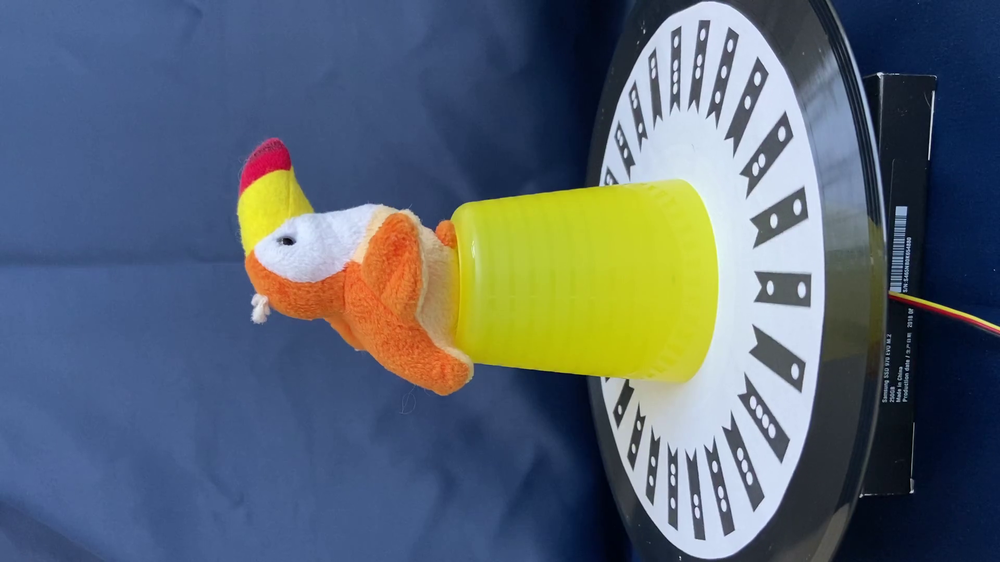
#> input picture assignment1_test_dataset/obj01/000000.png, 1000 x 562 px, shrunk from 1920 x 1080 before the run, found by its file name
$ jupyter execute to_get_binaryimage.ipynb
#> lines starting #> are read from the running program, lines starting #| are printed output that depends on the picture; after the words box and inside, x2 and y2 are one past the last pixel; in counts of white or black regions, pixels touching at a corner belong together
[cell 1]
import numpy as np
import glob
import matplotlib.pyplot as plt
import skimage.io
import skimage.color
import skimage.filters
# %matplotlib widget

[cell 2]
# image = skimage.io.imread("data/000000.png")

[cell 3]
# plt.imshow(image)

[cell 4]
# fig, ax = plt.subplots()
# plt.imshow(image)

[cell 5]
# [8 lines of commented-out code are left out]

[cell 6]
# [9 lines of commented-out code are left out]

[cell 7]
# [5 lines of commented-out code are left out]

[cell 8]
image = skimage.io.imread(fname="data/000000.png")
#> image is the input picture: shape (562, 1000, 3); mean R, G, B 89.7, 101.6, 112.3
fig, ax = plt.subplots()
plt.imshow(image)

[cell 9]
# convert the image to grayscale
gray_image = skimage.color.rgb2gray(image)
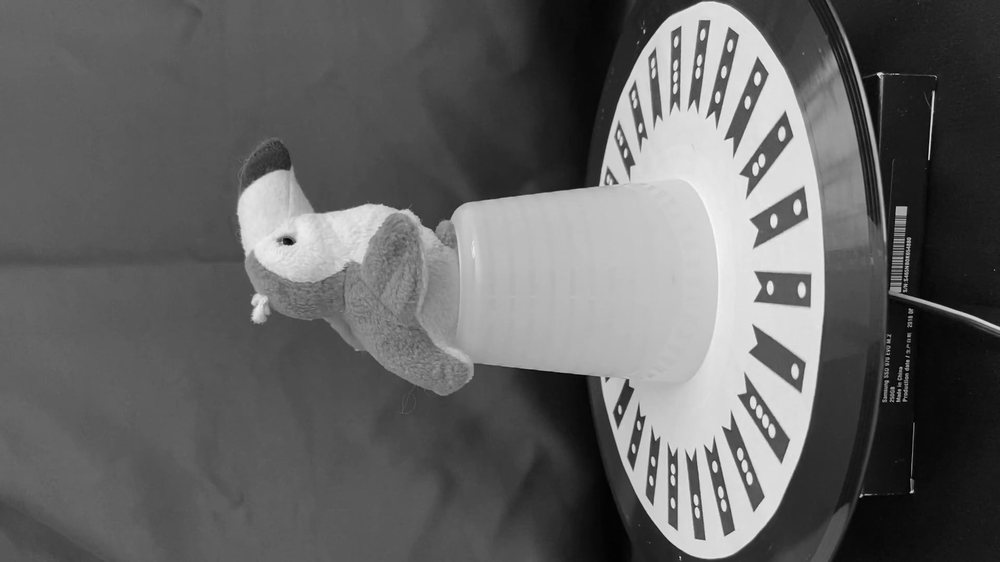
#> gray_image: shape (562, 1000) float64; min 0, max 0.974, mean 0.391

# blur the image to denoise
blurred_image = skimage.filters.gaussian(gray_image, sigma=1.0)

# show the histogram of the blurred image
histogram, bin_edges = np.histogram(blurred_image, bins=256, range=(0.0, 1.0))
#> histogram = 256 values, max 15745 at index 88, min 0 at index 0, mean 2195.3; bin_edges = 257 values from 0 to 1
# [6 lines of commented-out code are left out]

[cell 10]
# perform automatic thresholding
t = skimage.filters.threshold_otsu(blurred_image)
#> t = 0.518
# print("Found automatic threshold t = {}.".format(t))

[cell 11]
# create a binary mask with the threshold found by Otsu's method
binary_mask = blurred_image > t
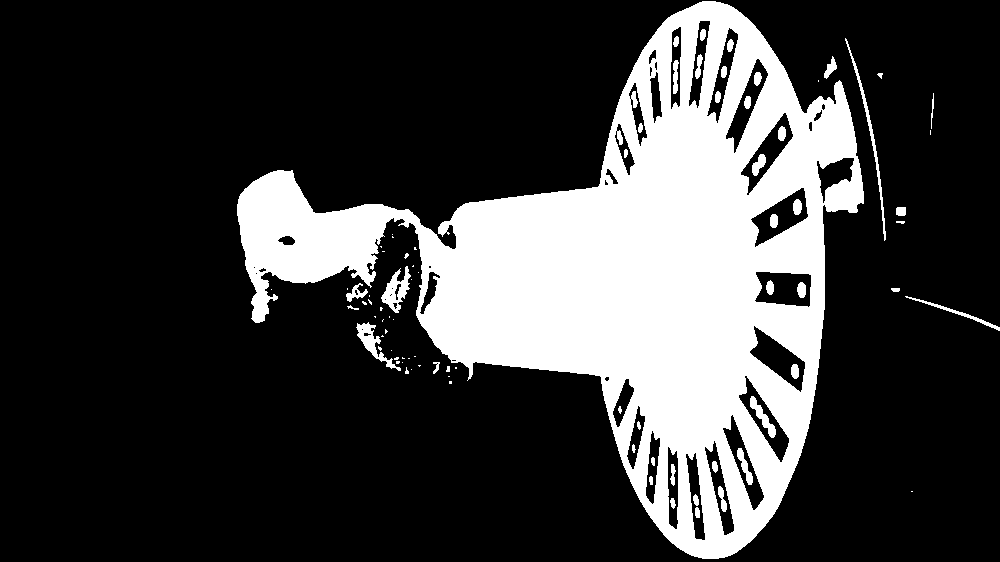
#> binary_mask: shape (562, 1000) bool; 23.9% white; 84 white regions (38 under 20 px), largest, box (x1, y1, x2, y2) and area: (237, 1, 864, 559) 128632, (381, 266, 411, 313) 622, (845, 38, 886, 241) 564

fig, ax = plt.subplots()
plt.imshow(binary_mask, cmap="gray")
